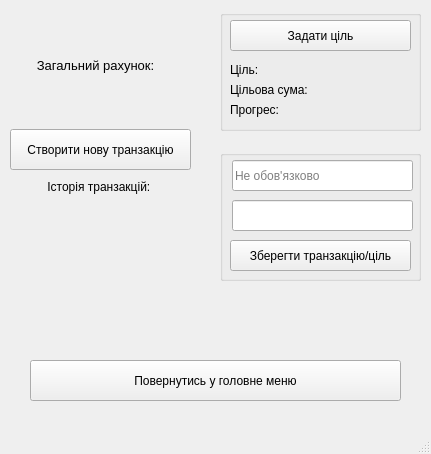
<?xml version="1.0" encoding="UTF-8"?>
<ui version="4.0">
 <class>FinAccountWindow</class>
 <widget class="QMainWindow" name="FinAccountWindow">
  <property name="geometry">
   <rect>
    <x>0</x>
    <y>0</y>
    <width>431</width>
    <height>454</height>
   </rect>
  </property>
  <property name="windowTitle">
   <string>MainWindow</string>
  </property>
  <property name="styleSheet">
   <string notr="true"/>
  </property>
  <widget class="QWidget" name="centralwidget">
   <widget class="QPushButton" name="pushButton">
    <property name="geometry">
     <rect>
      <x>10</x>
      <y>129</y>
      <width>181</width>
      <height>41</height>
     </rect>
    </property>
    <property name="styleSheet">
     <string notr="true"/>
    </property>
    <property name="text">
     <string>Створити нову транзакцію</string>
    </property>
   </widget>
   <widget class="QLabel" name="label_zagRahunok">
    <property name="geometry">
     <rect>
      <x>30</x>
      <y>50</y>
      <width>131</width>
      <height>31</height>
     </rect>
    </property>
    <property name="text">
     <string>&lt;html&gt;&lt;head/&gt;&lt;body&gt;&lt;p align=&quot;center&quot;&gt;&lt;span style=&quot; font-size:10pt;&quot;&gt;Загальний рахунок:&lt;/span&gt;&lt;/p&gt;&lt;/body&gt;&lt;/html&gt;</string>
    </property>
   </widget>
   <widget class="QLabel" name="label_totalCount">
    <property name="geometry">
     <rect>
      <x>40</x>
      <y>20</y>
      <width>131</width>
      <height>21</height>
     </rect>
    </property>
    <property name="text">
     <string/>
    </property>
   </widget>
   <widget class="QLabel" name="label_3">
    <property name="geometry">
     <rect>
      <x>40</x>
      <y>179</y>
      <width>121</width>
      <height>16</height>
     </rect>
    </property>
    <property name="text">
     <string>&lt;html&gt;&lt;head/&gt;&lt;body&gt;&lt;p align=&quot;center&quot;&gt;Історія транзакцій: &lt;/p&gt;&lt;/body&gt;&lt;/html&gt;</string>
    </property>
   </widget>
   <widget class="QPushButton" name="pushButton_back">
    <property name="geometry">
     <rect>
      <x>30</x>
      <y>360</y>
      <width>371</width>
      <height>41</height>
     </rect>
    </property>
    <property name="text">
     <string>Повернутись у головне меню</string>
    </property>
   </widget>
   <widget class="QGroupBox" name="groupBox_newTransaction">
    <property name="geometry">
     <rect>
      <x>220</x>
      <y>150</y>
      <width>201</width>
      <height>131</height>
     </rect>
    </property>
    <property name="title">
     <string/>
    </property>
    <widget class="QLineEdit" name="lineEdit_nameTransaction">
     <property name="geometry">
      <rect>
       <x>12</x>
       <y>10</y>
       <width>181</width>
       <height>31</height>
      </rect>
     </property>
     <property name="placeholderText">
      <string>Не обов'язково</string>
     </property>
    </widget>
    <widget class="QLineEdit" name="lineEdit_sumTransaction">
     <property name="geometry">
      <rect>
       <x>12</x>
       <y>50</y>
       <width>181</width>
       <height>31</height>
      </rect>
     </property>
    </widget>
    <widget class="QPushButton" name="pushButton_saveTransaction">
     <property name="geometry">
      <rect>
       <x>10</x>
       <y>90</y>
       <width>181</width>
       <height>31</height>
      </rect>
     </property>
     <property name="text">
      <string>Зберегти транзакцію/ціль</string>
     </property>
    </widget>
   </widget>
   <widget class="QListWidget" name="listWidget">
    <property name="geometry">
     <rect>
      <x>10</x>
      <y>210</y>
      <width>181</width>
      <height>141</height>
     </rect>
    </property>
    <property name="styleSheet">
     <string notr="true">border: 1px solid transparent; background-color: transparent;</string>
    </property>
   </widget>
   <widget class="QLabel" name="label_statusTransaction">
    <property name="geometry">
     <rect>
      <x>220</x>
      <y>300</y>
      <width>201</width>
      <height>21</height>
     </rect>
    </property>
    <property name="text">
     <string/>
    </property>
   </widget>
   <widget class="QGroupBox" name="groupBox">
    <property name="geometry">
     <rect>
      <x>220</x>
      <y>10</y>
      <width>201</width>
      <height>121</height>
     </rect>
    </property>
    <property name="title">
     <string/>
    </property>
    <widget class="QLabel" name="label_progressGoal">
     <property name="geometry">
      <rect>
       <x>100</x>
       <y>90</y>
       <width>91</width>
       <height>20</height>
      </rect>
     </property>
     <property name="text">
      <string/>
     </property>
    </widget>
    <widget class="QLabel" name="label_6">
     <property name="geometry">
      <rect>
       <x>10</x>
       <y>70</y>
       <width>91</width>
       <height>20</height>
      </rect>
     </property>
     <property name="text">
      <string>&lt;html&gt;&lt;head/&gt;&lt;body&gt;&lt;p&gt;Цільова сума: &lt;/p&gt;&lt;/body&gt;&lt;/html&gt;</string>
     </property>
    </widget>
    <widget class="QLabel" name="label_7">
     <property name="geometry">
      <rect>
       <x>10</x>
       <y>90</y>
       <width>91</width>
       <height>20</height>
      </rect>
     </property>
     <property name="text">
      <string>&lt;html&gt;&lt;head/&gt;&lt;body&gt;&lt;p&gt;Прогрес:&lt;/p&gt;&lt;/body&gt;&lt;/html&gt;</string>
     </property>
    </widget>
    <widget class="QLabel" name="label_sumGoal">
     <property name="geometry">
      <rect>
       <x>100</x>
       <y>70</y>
       <width>91</width>
       <height>20</height>
      </rect>
     </property>
     <property name="text">
      <string/>
     </property>
    </widget>
    <widget class="QPushButton" name="pushButton_2">
     <property name="geometry">
      <rect>
       <x>10</x>
       <y>10</y>
       <width>181</width>
       <height>31</height>
      </rect>
     </property>
     <property name="text">
      <string>Задати ціль</string>
     </property>
    </widget>
    <widget class="QLabel" name="label_9">
     <property name="geometry">
      <rect>
       <x>10</x>
       <y>50</y>
       <width>91</width>
       <height>20</height>
      </rect>
     </property>
     <property name="text">
      <string>&lt;html&gt;&lt;head/&gt;&lt;body&gt;&lt;p&gt;Ціль: &lt;/p&gt;&lt;/body&gt;&lt;/html&gt;</string>
     </property>
    </widget>
    <widget class="QLabel" name="label_nameGoal">
     <property name="geometry">
      <rect>
       <x>100</x>
       <y>50</y>
       <width>81</width>
       <height>20</height>
      </rect>
     </property>
     <property name="text">
      <string/>
     </property>
    </widget>
   </widget>
  </widget>
  <widget class="QMenuBar" name="menubar">
   <property name="geometry">
    <rect>
     <x>0</x>
     <y>0</y>
     <width>431</width>
     <height>21</height>
    </rect>
   </property>
  </widget>
  <widget class="QStatusBar" name="statusbar"/>
 </widget>
 <resources/>
 <connections/>
</ui>
